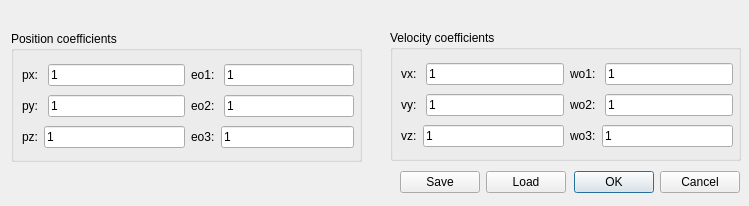
<?xml version="1.0" encoding="UTF-8"?>
<ui version="4.0">
 <class>CoeffsDialog</class>
 <widget class="QDialog" name="CoeffsDialog">
  <property name="geometry">
   <rect>
    <x>0</x>
    <y>0</y>
    <width>749</width>
    <height>206</height>
   </rect>
  </property>
  <property name="windowTitle">
   <string>Control Coefficients Dialog</string>
  </property>
  <widget class="QGroupBox" name="groupBox_vel_coeffs">
   <property name="geometry">
    <rect>
     <x>390</x>
     <y>30</y>
     <width>351</width>
     <height>131</height>
    </rect>
   </property>
   <property name="title">
    <string>Velocity coefficients</string>
   </property>
   <widget class="QWidget" name="layoutWidget_2">
    <property name="geometry">
     <rect>
      <x>11</x>
      <y>30</y>
      <width>332</width>
      <height>91</height>
     </rect>
    </property>
    <layout class="QHBoxLayout" name="horizontalLayout_3">
     <item>
      <layout class="QVBoxLayout" name="verticalLayout_3">
       <item>
        <layout class="QHBoxLayout" name="horizontalLayout_577">
         <item>
          <widget class="QLabel" name="label_kd_x_vel">
           <property name="text">
            <string>vx: </string>
           </property>
          </widget>
         </item>
         <item>
          <widget class="QLineEdit" name="lineEdit_kd_x_vel">
           <property name="text">
            <string>1</string>
           </property>
          </widget>
         </item>
        </layout>
       </item>
       <item>
        <layout class="QHBoxLayout" name="horizontalLayout_578">
         <item>
          <widget class="QLabel" name="label_kd_y_vel">
           <property name="text">
            <string>vy: </string>
           </property>
          </widget>
         </item>
         <item>
          <widget class="QLineEdit" name="lineEdit_kd_y_vel">
           <property name="text">
            <string>1</string>
           </property>
          </widget>
         </item>
        </layout>
       </item>
       <item>
        <layout class="QHBoxLayout" name="horizontalLayout_579">
         <item>
          <widget class="QLabel" name="label_kd_z_vel">
           <property name="text">
            <string>vz:</string>
           </property>
          </widget>
         </item>
         <item>
          <widget class="QLineEdit" name="lineEdit_kd_z_vel">
           <property name="text">
            <string>1</string>
           </property>
          </widget>
         </item>
        </layout>
       </item>
      </layout>
     </item>
     <item>
      <layout class="QVBoxLayout" name="verticalLayout_4">
       <item>
        <layout class="QHBoxLayout" name="horizontalLayout_580">
         <item>
          <widget class="QLabel" name="label_kd_x_omega">
           <property name="text">
            <string>wo1: </string>
           </property>
          </widget>
         </item>
         <item>
          <widget class="QLineEdit" name="lineEdit_kd_x_omega">
           <property name="text">
            <string>1</string>
           </property>
          </widget>
         </item>
        </layout>
       </item>
       <item>
        <layout class="QHBoxLayout" name="horizontalLayout_581">
         <item>
          <widget class="QLabel" name="label_kd_y_omega">
           <property name="text">
            <string>wo2: </string>
           </property>
          </widget>
         </item>
         <item>
          <widget class="QLineEdit" name="lineEdit_kd_y_omega">
           <property name="text">
            <string>1</string>
           </property>
          </widget>
         </item>
        </layout>
       </item>
       <item>
        <layout class="QHBoxLayout" name="horizontalLayout_582">
         <item>
          <widget class="QLabel" name="label_kd_z_omega">
           <property name="text">
            <string>wo3:</string>
           </property>
          </widget>
         </item>
         <item>
          <widget class="QLineEdit" name="lineEdit_kd_z_omega">
           <property name="text">
            <string>1</string>
           </property>
          </widget>
         </item>
        </layout>
       </item>
      </layout>
     </item>
    </layout>
   </widget>
  </widget>
  <widget class="QGroupBox" name="groupBox_pos_coeffs">
   <property name="geometry">
    <rect>
     <x>11</x>
     <y>31</y>
     <width>351</width>
     <height>131</height>
    </rect>
   </property>
   <property name="title">
    <string>Position coefficients</string>
   </property>
   <widget class="QWidget" name="">
    <property name="geometry">
     <rect>
      <x>11</x>
      <y>30</y>
      <width>332</width>
      <height>91</height>
     </rect>
    </property>
    <layout class="QHBoxLayout" name="horizontalLayout_2">
     <item>
      <layout class="QVBoxLayout" name="verticalLayout">
       <item>
        <layout class="QHBoxLayout" name="horizontalLayout_571">
         <item>
          <widget class="QLabel" name="label_kp_x_pos">
           <property name="text">
            <string>px: </string>
           </property>
          </widget>
         </item>
         <item>
          <widget class="QLineEdit" name="lineEdit_kp_x_pos">
           <property name="text">
            <string>1</string>
           </property>
          </widget>
         </item>
        </layout>
       </item>
       <item>
        <layout class="QHBoxLayout" name="horizontalLayout_572">
         <item>
          <widget class="QLabel" name="label_kp_y_pos">
           <property name="text">
            <string>py: </string>
           </property>
          </widget>
         </item>
         <item>
          <widget class="QLineEdit" name="lineEdit_kp_y_pos">
           <property name="text">
            <string>1</string>
           </property>
          </widget>
         </item>
        </layout>
       </item>
       <item>
        <layout class="QHBoxLayout" name="horizontalLayout_573">
         <item>
          <widget class="QLabel" name="label_kp_z_pos">
           <property name="text">
            <string>pz:</string>
           </property>
          </widget>
         </item>
         <item>
          <widget class="QLineEdit" name="lineEdit_kp_z_pos">
           <property name="text">
            <string>1</string>
           </property>
          </widget>
         </item>
        </layout>
       </item>
      </layout>
     </item>
     <item>
      <layout class="QVBoxLayout" name="verticalLayout_2">
       <item>
        <layout class="QHBoxLayout" name="horizontalLayout_574">
         <item>
          <widget class="QLabel" name="label_kp_x_or">
           <property name="text">
            <string>eo1: </string>
           </property>
          </widget>
         </item>
         <item>
          <widget class="QLineEdit" name="lineEdit_kp_x_or">
           <property name="text">
            <string>1</string>
           </property>
          </widget>
         </item>
        </layout>
       </item>
       <item>
        <layout class="QHBoxLayout" name="horizontalLayout_575">
         <item>
          <widget class="QLabel" name="label_kp_y_or">
           <property name="text">
            <string>eo2: </string>
           </property>
          </widget>
         </item>
         <item>
          <widget class="QLineEdit" name="lineEdit_kp_y_or">
           <property name="text">
            <string>1</string>
           </property>
          </widget>
         </item>
        </layout>
       </item>
       <item>
        <layout class="QHBoxLayout" name="horizontalLayout_576">
         <item>
          <widget class="QLabel" name="label_kp_z_or">
           <property name="text">
            <string>eo3:</string>
           </property>
          </widget>
         </item>
         <item>
          <widget class="QLineEdit" name="lineEdit_kp_z_or">
           <property name="text">
            <string>1</string>
           </property>
          </widget>
         </item>
        </layout>
       </item>
      </layout>
     </item>
    </layout>
   </widget>
  </widget>
  <widget class="QWidget" name="">
   <property name="geometry">
    <rect>
     <x>400</x>
     <y>170</y>
     <width>340</width>
     <height>25</height>
    </rect>
   </property>
   <layout class="QHBoxLayout" name="horizontalLayout">
    <item>
     <widget class="QPushButton" name="pushButton_save">
      <property name="text">
       <string>Save</string>
      </property>
     </widget>
    </item>
    <item>
     <widget class="QPushButton" name="pushButton_load">
      <property name="text">
       <string>Load</string>
      </property>
     </widget>
    </item>
    <item>
     <widget class="QDialogButtonBox" name="buttonBox">
      <property name="orientation">
       <enum>Qt::Horizontal</enum>
      </property>
      <property name="standardButtons">
       <set>QDialogButtonBox::Cancel|QDialogButtonBox::Ok</set>
      </property>
     </widget>
    </item>
   </layout>
  </widget>
 </widget>
 <resources/>
 <connections>
  <connection>
   <sender>buttonBox</sender>
   <signal>accepted()</signal>
   <receiver>CoeffsDialog</receiver>
   <slot>accept()</slot>
   <hints>
    <hint type="sourcelabel">
     <x>248</x>
     <y>254</y>
    </hint>
    <hint type="destinationlabel">
     <x>157</x>
     <y>274</y>
    </hint>
   </hints>
  </connection>
  <connection>
   <sender>buttonBox</sender>
   <signal>rejected()</signal>
   <receiver>CoeffsDialog</receiver>
   <slot>reject()</slot>
   <hints>
    <hint type="sourcelabel">
     <x>316</x>
     <y>260</y>
    </hint>
    <hint type="destinationlabel">
     <x>286</x>
     <y>274</y>
    </hint>
   </hints>
  </connection>
 </connections>
</ui>
